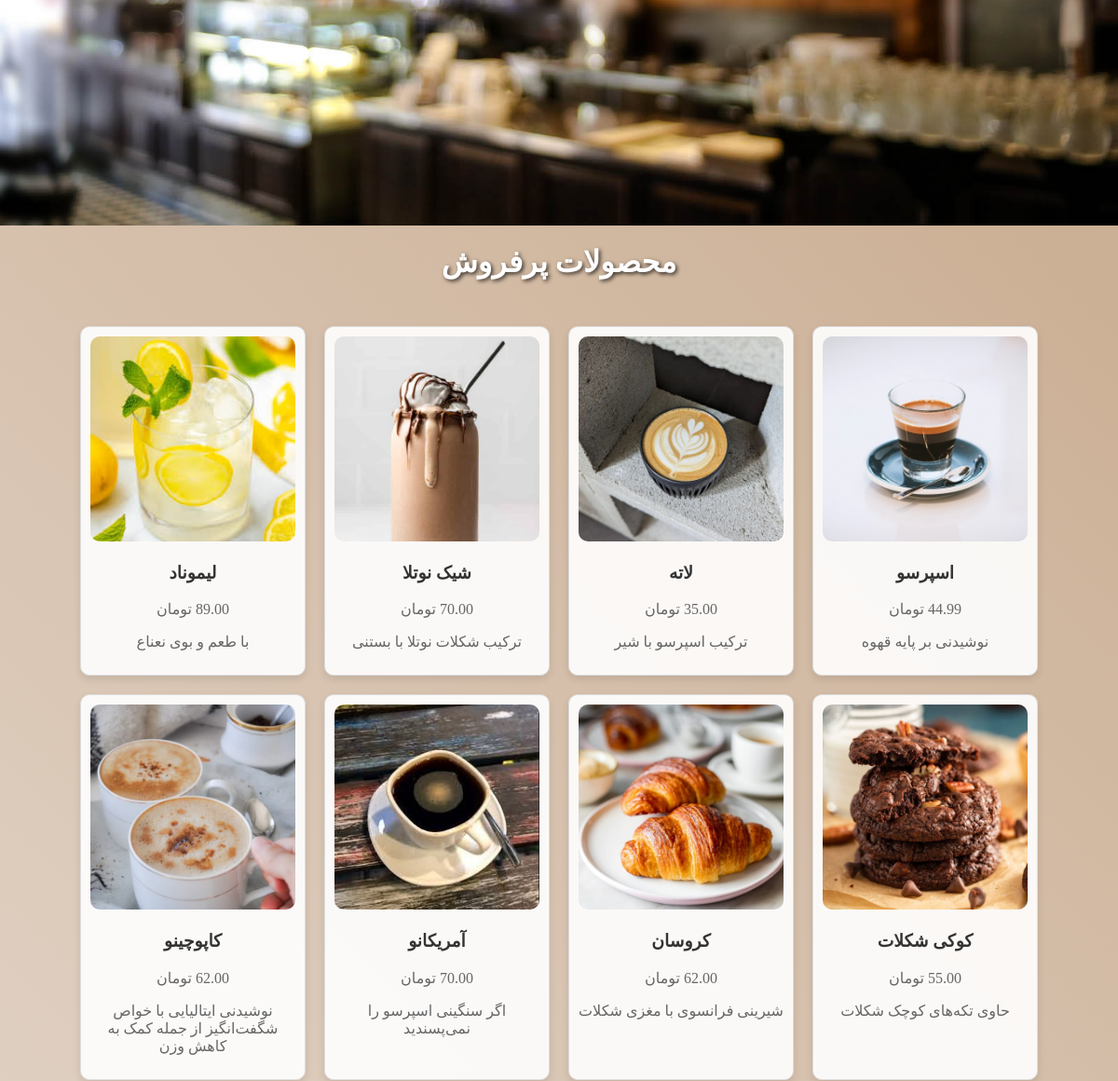
The app's page / (middle part), older data.
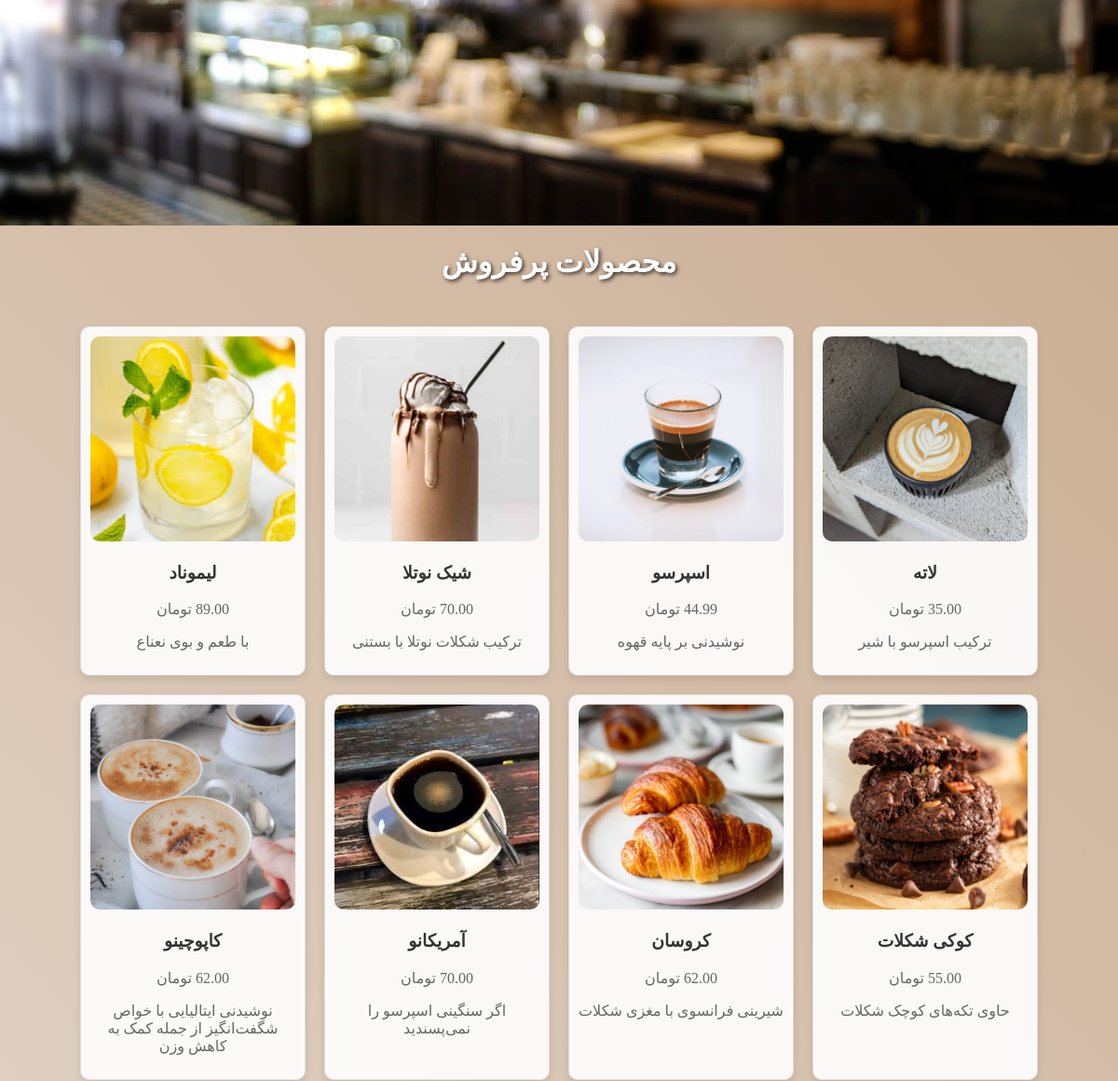
The same page, newer data.
### mainapp/models.py (models this page shows, shortened)
class Product(models.Model):
    CATEGORY_CHOICES = [
        ('hot_drinks', 'نوشیدنی گرم'),
        ('cold_drinks', 'نوشیدنی سرد'),
        ('cakes', 'کیک'),
    ]
    category = models.CharField(_("دسته بندی محصول"),max_length=20, choices=CATEGORY_CHOICES, default='hot_drinks')
    name = models.CharField(_('نام'), max_length=255)
    description = models.CharField( _("توضیحات"), max_length=255, blank=True, null=True)
    price = models.DecimalField(_("قیمت"),default=0, max_digits=10, decimal_places=2, validators=[validators.MinValueValidator(0)])
    timeNeeded = models.IntegerField(_("زمان مورد نیاز"),default=0, validators=[validators.MaxValueValidator(60)])
    coffee = models.PositiveIntegerField(_("قهوه"),default=0)
    milk = models.PositiveIntegerField(_("شیر"),default=0)
    chocolate = models.PositiveIntegerField(_("شکلات"),default=0)
    flour = models.PositiveIntegerField(_("آرد"),default=0)
    sugar = models.PositiveIntegerField(_("شکر"),default=0)
    image = models.ImageField(_("تصویر"),upload_to='products/')
    created_at = models.DateTimeField(auto_now_add=True)
    updated_at = models.DateTimeField(auto_now=True)
    sold_count = models.PositiveBigIntegerField(default=0)

### mainapp/views.py (the view)
# urls.py: path('', views.homepage, name='index'),
def homepage(request):
    top_selling_products = Product.objects.annotate(total_sold=Sum('orderproduct__quantity')).order_by('-total_sold')[:12]
    context = {
        'products': top_selling_products
    }
    return render(request, 'index/index.html',context=context)

### templates/index/index.html (shortened to what this page needs)
{% extends 'base.html' %}
{% load static %}
{% block content %}
<div class="slider-container">
    <div class="slider">
        <img src='{% static "dynamics/image1.jpg" %}' alt="تصویر 1">
    </div>
</div>
<h1>محصولات پرفروش</h1>
<div class="best-selling-products">
    {% for product in products %}
    <div class="product-card">
        <img src="{{ product.image.url }}" alt="{{ product.name }}">
        <h3>{{ product.name }}</h3>
        <p>{{ product.price }} تومان</p>
        <p>{{ product.description }}</p>
    </div>
    {% endfor %}
</div>
{% endblock content %}

Row changes from the older to the newer data that the page shows:
changed Product "لاته": moves up the list
